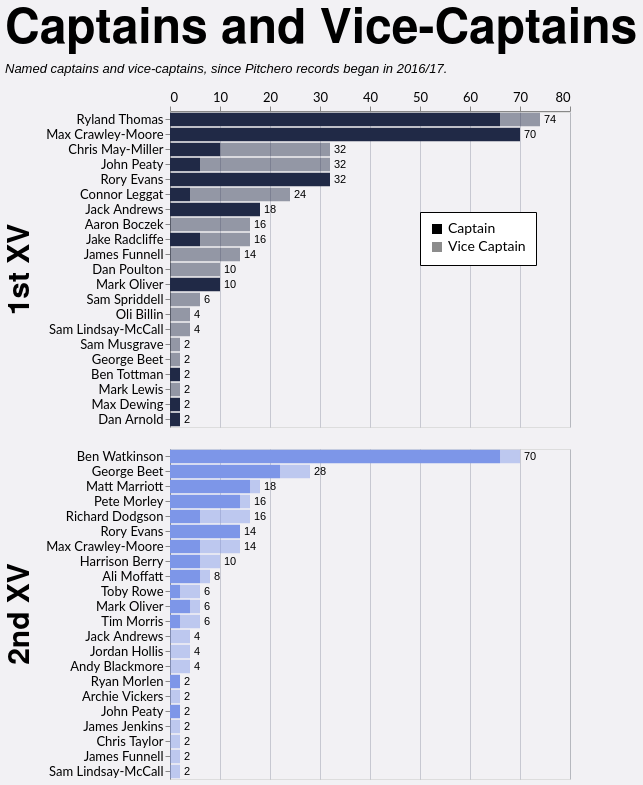

Express this chart as Vega-Lite.
### Vega-Lite specification from a JSON file in a GitHub repository (floating-point values rounded to 4 significant figures; data arrays with more than 128 entries replaced by an {"elided": "..."} marker saying what was removed)
{"config": {"axis": {"labelFont": "Lato, sans-serif", "titleFont": "PT Sans Narrow, Helvetica Neue, Helvetica, Arial, sans-serif", "labelFontSize": 13, "titleFontSize": 24, "gridColor": "#202947", "gridOpacity": 0.2}, "header": {"labelFont": "PT Sans Narrow, Helvetica Neue, Helvetica, Arial, sans-serif", "titleFont": "PT Sans Narrow, Helvetica Neue, Helvetica, Arial, sans-serif", "labelFontSize": 24, "titleFontSize": 28, "labelFontWeight": "bold", "orient": "left"}, "legend": {"labelFont": "Lato, sans-serif", "titleFont": "PT Sans Narrow, Helvetica Neue, Helvetica, Arial, sans-serif", "labelFontSize": 14, "titleFontSize": 16, "titlePadding": 5, "fillColor": "white", "strokeColor": "black", "padding": 10, "titleFontWeight": "lighter", "titleFontStyle": "italic", "titleColor": "gray", "offset": 10}, "title": {"font": "PT Sans Narrow, Helvetica Neue, Helvetica, Arial, sans-serif", "fontSize": 48, "fontWeight": "bold", "anchor": "start", "align": "center", "titlePadding": 20, "subtitlePadding": 10, "subtitleFontSize": 13, "subtitleColor": "", "subtitleFontStyle": "italic", "offset": 15, "color": "black"}, "axisX": {"labelAngle": 0}, "facet": {"title": null, "header": null, "align": {"row": "each", "column": "each"}}, "resolve": {"scale": {"y": "independent", "facet": "independent"}}, "background": "#f2f1f4"}, "data": {"name": "data-6799e2a16bc2ceba9448b535ee47287c"}, "facet": {"row": {"field": "squad", "header": {"labelExpr": "datum.value + ' XV'", "labelFontSize": 30, "title": null}, "sort": ["1st", "2nd"], "title": null, "type": "nominal"}}, "spec": {"layer": [{"mark": {"type": "bar"}, "encoding": {"color": {"field": "squad", "legend": null, "scale": {"domain": ["1st", "2nd"], "range": ["#202946", "#7d96e8"]}, "sort": ["1st", "2nd"], "type": "nominal"}, "opacity": {"field": "role", "legend": {"legendX": 250, "legendY": 100, "orient": "none", "title": null}, "scale": {"domain": ["Captain", "Vice Captain"], "range": [1.0, 0.45]}, "sort": ["Captain", "Vice Captain"], "type": "nominal"}, "order": {"field": "stack_order", "sort": "ascending", "type": "quantitative"}, "tooltip": [{"field": "player", "title": "Player", "type": "nominal"}, {"field": "squad", "title": "Squad", "type": "nominal"}, {"field": "role", "title": "Role", "type": "nominal"}, {"field": "games_agg", "title": "Games", "type": "quantitative"}], "x": {"axis": {"orient": "top", "title": null}, "field": "x0", "type": "quantitative"}, "x2": {"field": "x2"}, "y": {"field": "player", "sort": {"field": "sort_total", "order": "descending"}, "title": null, "type": "nominal"}}, "transform": [{"aggregate": [{"op": "sum", "field": "games", "as": "games_agg"}, {"op": "max", "field": "sort_total", "as": "sort_total"}], "groupby": ["player", "squad", "role", "stack_order"]}, {"window": [{"op": "sum", "field": "games_agg", "as": "x2"}], "frame": [null, 0], "groupby": ["player", "squad"], "sort": [{"field": "stack_order", "order": "ascending"}]}, {"calculate": "datum.x2 - datum.games_agg", "as": "x0"}]}, {"mark": {"type": "text", "align": "left", "baseline": "middle", "color": "black", "dx": 4, "fontSize": 11}, "encoding": {"text": {"field": "total_games", "format": ".0f", "type": "quantitative"}, "x": {"axis": {"orient": "top", "title": null}, "field": "total_games", "type": "quantitative"}, "y": {"field": "player", "sort": {"field": "sort_total", "order": "descending"}, "title": null, "type": "nominal"}}, "transform": [{"aggregate": [{"op": "sum", "field": "games", "as": "total_games"}, {"op": "max", "field": "sort_total", "as": "sort_total"}], "groupby": ["player", "squad"]}]}], "height": {"step": 15}, "width": 400}, "resolve": {"scale": {"y": "independent"}}, "title": {"text": "Captains and Vice-Captains", "subtitle": "Named captains and vice-captains, since Pitchero records began in 2016/17."}, "$schema": "https://vega.github.io/schema/vega-lite/v5.20.1.json", "datasets": {"data-6799e2a16bc2ceba9448b535ee47287c": {"elided": "199 records"}}}
